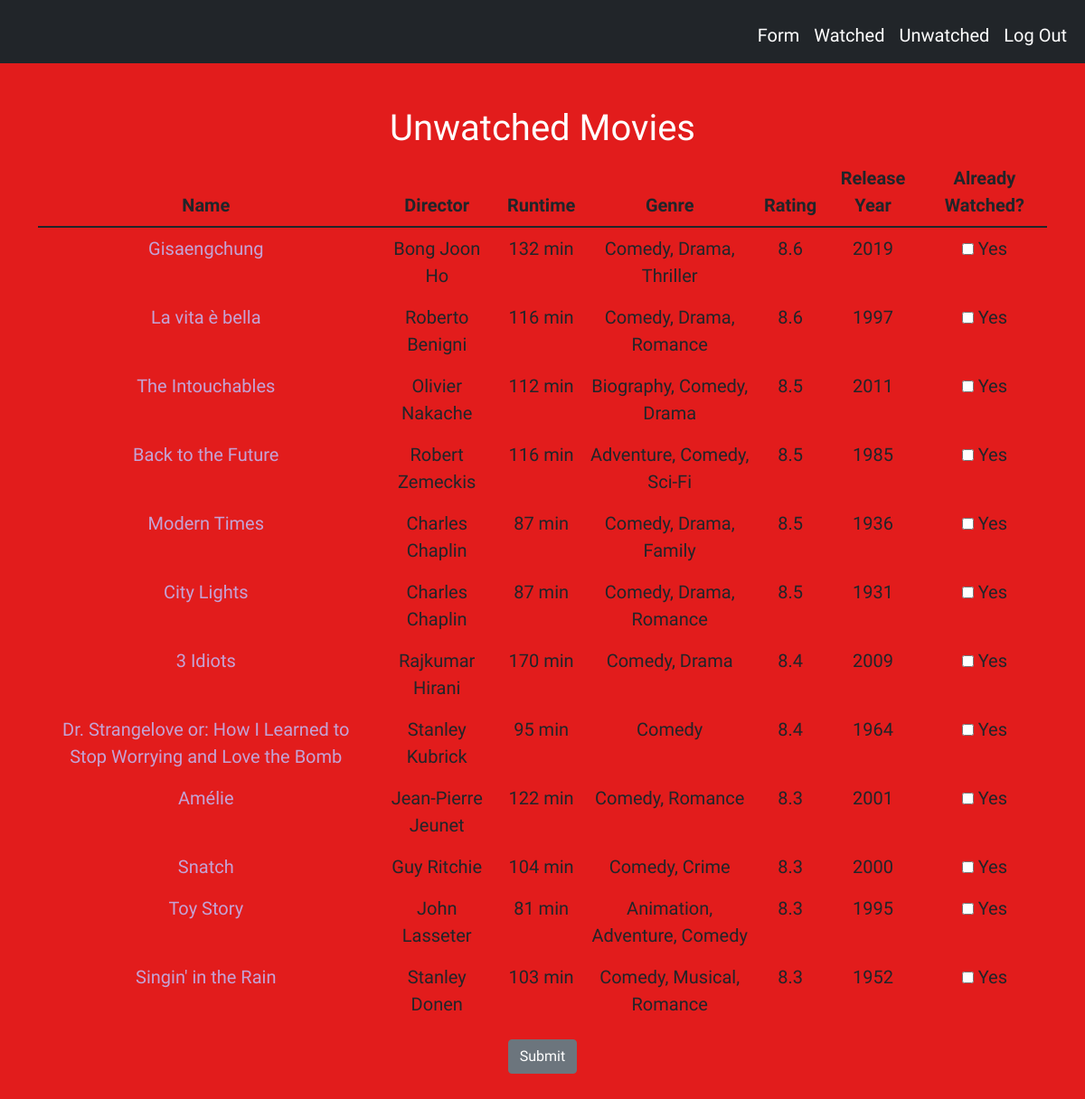
The page /unwatched (signed in) on the database its author committed.
### tables this page shows
CREATE TABLE to_watch(id INTEGER PRIMARY KEY, movie_name TEXT NOT NULL, runtime TEXT NOT NULL, genre TEXT NOT NULL, rating NUMERIC NOT NULL, released_year INTEGER NOT NULL, user_id INTEGER NOT NULL, director TEXT NOT NULL);

### app.py (the view)
@app.route("/unwatched")
@login_required
def unwatched():
    unwatched = db.execute("SELECT * FROM to_watch WHERE user_id = ?", session["user_id"])
    return render_template("unwatched.html", unwatched=unwatched)

### app.py (called while the page is built)
@app.after_request
def after_request(response):
    response.headers["Cache-Control"] = "no-cache, no-store, must-revalidate"
    response.headers["Expires"] = 0
    response.headers["Pragma"] = "no-cache"
    return response

### helpers.py (called while the page is built)
def login_required(f):
    @wraps(f)
    def decorated_function(*args, **kwargs):
        if session.get("user_id") is None:
            return redirect("/login")
        return f(*args, **kwargs)
    return decorated_function

### templates/unwatched.html (shortened to what this page needs)
{% extends "layout.html" %}
{% block main %}
<h1> Unwatched Movies </h1>
<form method="post" action="/about">
<table class="table">
    <thead>
        <tr>
            <th class="text-center">Name</th>
            <th class="text-center">Director</th>
            <th class="text-center">Runtime</th>
            <th class="text-center">Genre</th>
            <th class="text-center">Rating</th>
            <th class="text-center">Release Year</th>
            <th class="text-center">Already Watched?</th>
        </tr>
    </thead>
    <tbody>
        {% for unwatch in unwatched %}
            <tr>
                {% set movie_name = unwatch.movie_name %}
                <td><a href="/about?movie={{ unwatch.movie_name }}" name="{{ movie_name }}">{{ unwatch.movie_name }}</a></td>
                <td>{{ unwatch.director }}</td>
                <td>{{ unwatch.runtime }}</td>
                <td>{{ unwatch.genre }}</td>
                <td>{{ unwatch.rating }}</td>
                <td>{{ unwatch.released_year }}</td>
                <td>
                    <div>
                        <label><input type="checkbox" name="yes{{unwatch.id}}"> Yes</label>
                    </div>
                </td>
            </tr>
        {% endfor %}
    </tbody>
</table>
<a href="/about"><button type="submit" class="btn btn-secondary">Submit</button></a>
</form>
{% endblock %}

### templates/layout.html (shortened to what this page needs)
<!DOCTYPE html>
<html lang="en">
    <head>
        <link href="https://cdn.jsdelivr.net/npm/bootstrap@5.1.3/dist/css/bootstrap.min.css" rel="stylesheet">
        <link href="static/styles.css" rel="stylesheet">
    </head>
    <body>
        <nav class="bg-dark navbar navbar-expand-md navbar-light">
            <div class="container-fluid">
                <div class="collapse navbar-collapse" id="navbar">
                    {% if session["user_id"] %}
                        <ul class="navbar-nav ms-auto mt-2">
                            <li class="nav-item"><a class="nav-link" href="/form">Form</a></li>
                            <li class="nav-item"><a class="nav-link" href="/watched">Watched</a></li>
                            <li class="nav-item"><a class="nav-link" href="/unwatched">Unwatched</a></li>
                            <li class="nav-item"><a class="nav-link" href="/logout">Log Out</a></li>
                        </ul>
                    {% else %}
                        <ul class="navbar-nav ms-auto mt-2">
                            <li class="nav-item"><a class="nav-link" href="/register">Register</a></li>
                            <li class="nav-item"><a class="nav-link" href="/login">Log In</a></li>
                        </ul>
                    {% endif %}
                </div>
            </div>
        </nav>
        <main class="container py-5 text-center">
            {% block main %}{% endblock %}
        </main>
    </body>
</html>

### static/styles.css (style rules this page uses)
.navbar-light .navbar-nav .nav-link { color: white; }
h1 { font-family: 'Bungee Inline', cursive; }
body { background-color: rgb(226, 28, 28); color: white; font-family: 'Patrick Hand', cursive; font-size: 20px; }
a:link { color: rgb(196, 163, 213); background-color: transparent; text-decoration: none; }
table, th, td { border: black; }

### rows shown on the page
to_watch: movie_name "Gisaengchung", director "Bong Joon Ho", runtime "132 min", genre "Comedy, Drama, Thriller", rating "8.6", released_year "2019"
to_watch: movie_name "La vita è bella", director "Roberto Benigni", runtime "116 min", genre "Comedy, Drama, Romance", rating "8.6", released_year "1997"
to_watch: movie_name "The Intouchables", director "Olivier Nakache", runtime "112 min", genre "Biography, Comedy, Drama", rating "8.5", released_year "2011"
to_watch: movie_name "Back to the Future", director "Robert Zemeckis", runtime "116 min", genre "Adventure, Comedy, Sci-Fi", rating "8.5", released_year "1985"
to_watch: movie_name "Modern Times", director "Charles Chaplin", runtime "87 min", genre "Comedy, Drama, Family", rating "8.5", released_year "1936"
to_watch: movie_name "City Lights", director "Charles Chaplin", runtime "87 min", genre "Comedy, Drama, Romance", rating "8.5", released_year "1931"
to_watch: movie_name "3 Idiots", director "Rajkumar Hirani", runtime "170 min", genre "Comedy, Drama", rating "8.4", released_year "2009"
to_watch: movie_name "Dr. Strangelove or: How I Learned to Stop Worrying and Love the Bomb", director "Stanley Kubrick", runtime "95 min", genre "Comedy", rating "8.4", released_year "1964"
to_watch: movie_name "Amélie", director "Jean-Pierre Jeunet", runtime "122 min", genre "Comedy, Romance", rating "8.3", released_year "2001"
to_watch: movie_name "Snatch", director "Guy Ritchie", runtime "104 min", genre "Comedy, Crime", rating "8.3", released_year "2000"
to_watch: movie_name "Toy Story", director "John Lasseter", runtime "81 min", genre "Animation, Adventure, Comedy", rating "8.3", released_year "1995"
to_watch: movie_name "Singin' in the Rain", director "Stanley Donen", runtime "103 min", genre "Comedy, Musical, Romance", rating "8.3", released_year "1952"
